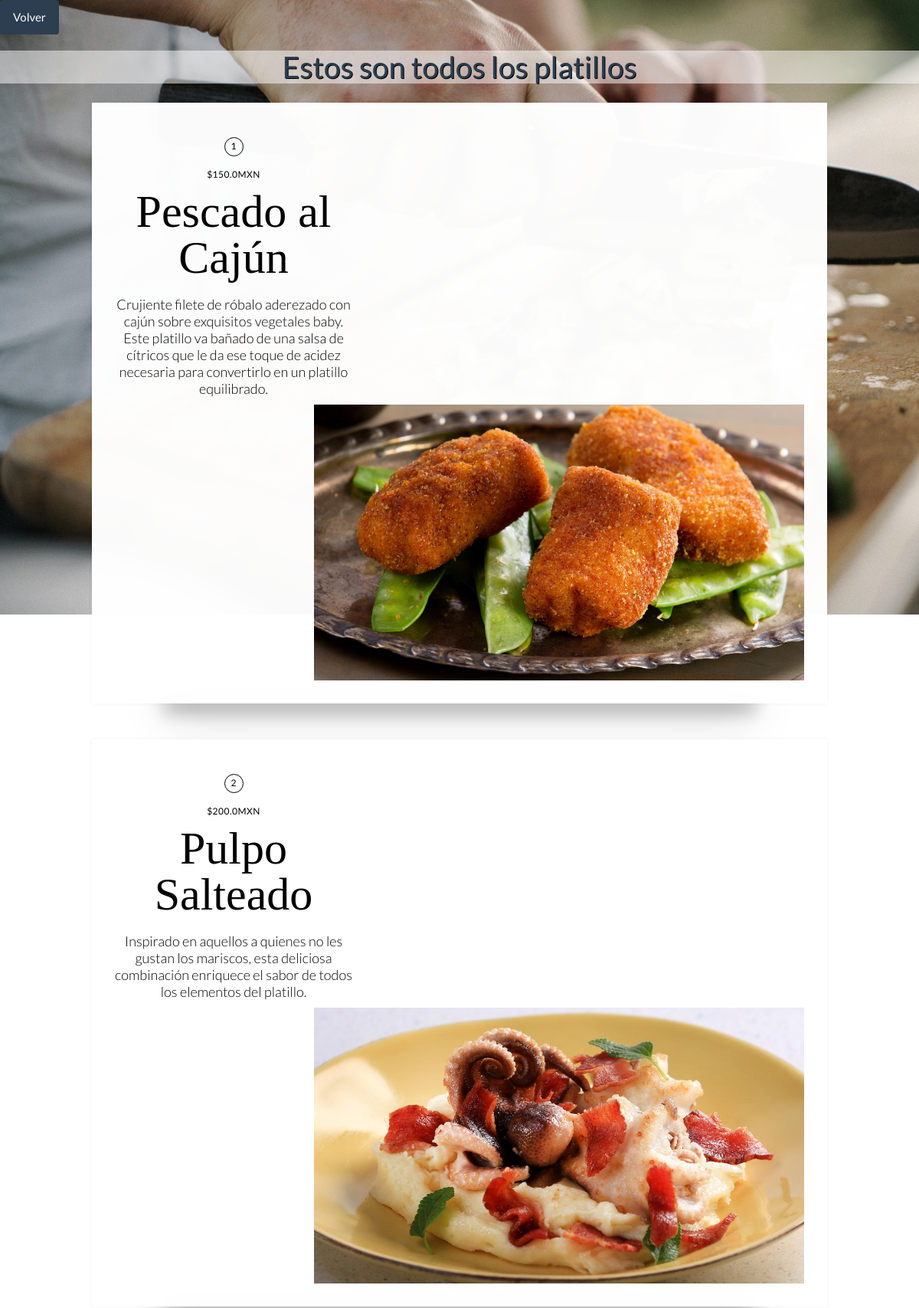
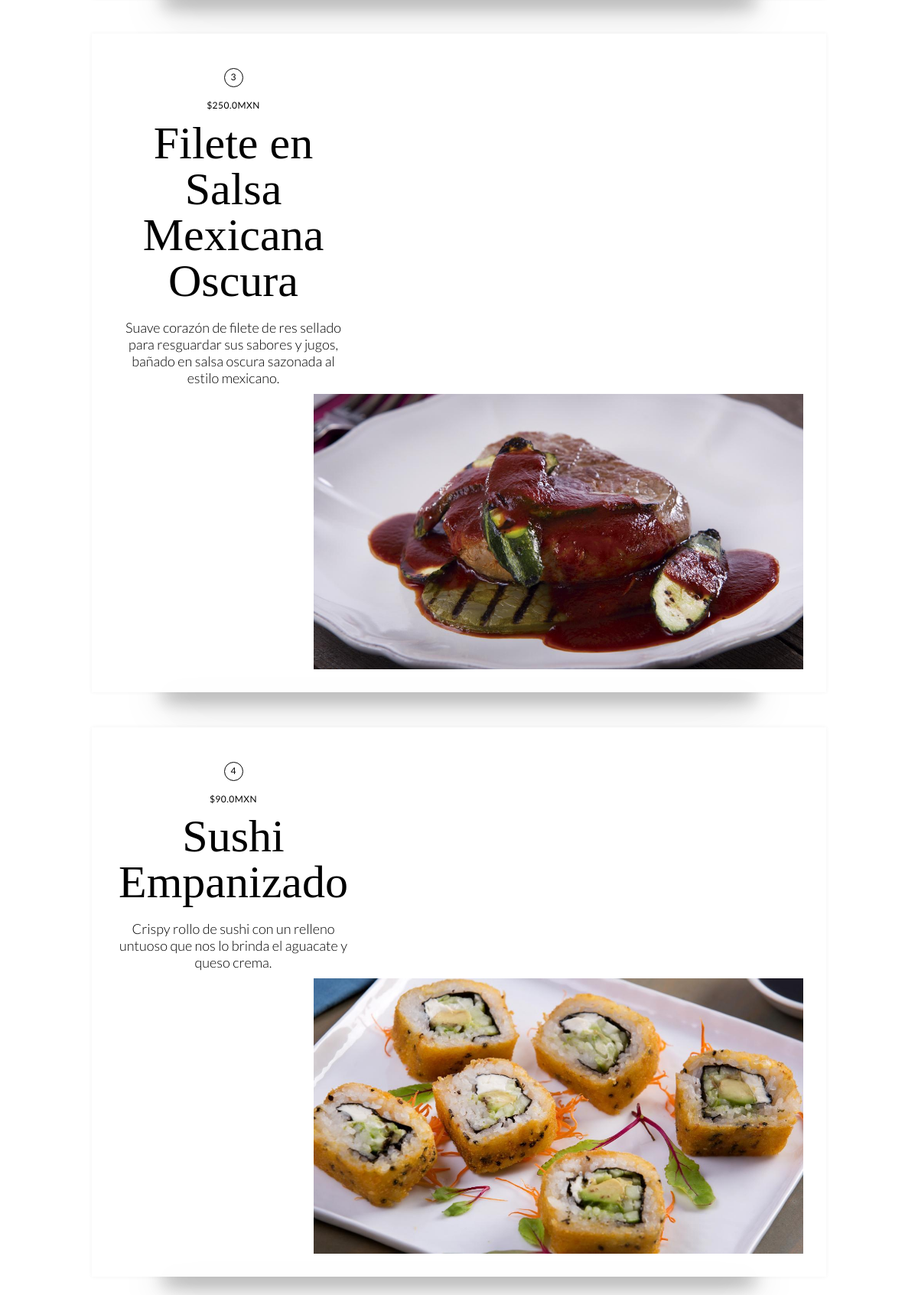
Page /platillo/ver (upper part) on the committed database (2 pictures, top to bottom).
### platillo/models.py (models this page shows, shortened)
class Platillo(models.Model):
    id = models.AutoField(primary_key=True)
    nombre = models.CharField(max_length=200, unique=True)
    descripcion = models.CharField(max_length=500, null=True)
    precio = models.FloatField(null=False, default=0)
    imagen = models.ImageField(null=True, upload_to=directorio_imagen)
    categoria = models.ForeignKey(
        'categoria.Categoria', on_delete=models.CASCADE)
    class Meta:
        db_table = 'platillo'
        verbose_name_plural = "Platillos"

### platillo/views.py (the view)
# urls.py: path('ver', views.VerPlatillos.as_view(), name="ver"),
class VerPlatillos(View):
    template = "platillo/ver_platillos.html"
    def get(self, request):
        platillos = Platillo.objects.all()
        contexto = {"platillos": platillos}
        return render(request, self.template, contexto)

### platillo/templates/platillo/ver_platillos.html (shortened to what this page needs)
{% load static %}
<link rel="stylesheet" type="text/css" href={% static 'platillo/css/ver_platillos.css'%}>
<link rel="stylesheet" href="{% static 'css/bootstrap.min.css' %}">
<div class="return-btn" style="text-align: start">
        <a class="btn btn-primary" href="../../../platillo/">Volver</a>
</div>
<h1>Estos son todos los platillos</h1>
{% for platillo_original in platillos%}
    <div id="{{platillo.id}}">
        <div class="card-container">
  <div class="card u-clearfix">
    <div class="card-body">
      <span class="card-number card-circle subtle">{{platillo_original.id}}</span>
      <span class="card-author subtle">${{platillo_original.precio}}MXN</span>
      <h2 class="card-title">{{platillo_original.nombre}}</h2>
      <span class="card-description subtle">{{platillo_original.descripcion}}</span>
    </div>
    <img src="{{platillo_original.imagen.url}}" alt="" class="card-media" height="360" width="auto"/>
  </div>
</div><br>
    </div>
{% endfor %}

### platillo/static/platillo/css/ver_platillos.css (style rules this page uses)
h1 { margin-top: 30px; background: rgba(255, 255, 255, 0.5); text-shadow: 1px 1px black; }
*, *:before, *:after { box-sizing: inherit; }
.u-clearfix:before, .u-clearfix:after { content: " "; display: table; }
.u-clearfix:after { clear: both; }
.u-clearfix { *zoom: 1; }
.subtle { color: black; }
.card-container { margin: 25px auto 0; position: relative; width: 80vw; }
.card { background-color: rgba(255, 255, 255, 0.979); padding: 30px; position: relative; box-shadow: 0 0 5px rgba(75, 75, 75, 0.07); z-index: 1; }
.card-body { display: inline-block; float: left; width: 310px; }
.card-number { margin-top: 15px; }
.card-circle { border: 1px solid black; border-radius: 50%; display: inline-block; line-height: 22px; font-size: 12px; height: 25px; text-align: center; width: 25px; }
.card-author { display: block; font-size: 12px; letter-spacing: 0.5px; margin: 15px 0 0; text-transform: uppercase; }
.card-title { font-family: "Cormorant Garamond", serif; color: black; font-size: 60px; font-weight: 300; line-height: 60px; margin: 10px 0; }
.card-description { display: inline-block; font-weight: 300; line-height: 22px; margin: 10px 0; font-size: larger; }
.card-media { float: right; }

### rows in the picture
Platillo: id "1", precio "150.0", nombre "Pescado al Cajún", descripcion "Crujiente filete de róbalo aderezado con cajún sobre exquisitos vegetales baby. Este platillo va bañado de una salsa de cítricos que le da ese toque de acidez necesaria para convertirlo en un platillo equilibrado.", imagen (picture)
Platillo: id "2", precio "200.0", nombre "Pulpo Salteado", descripcion "Inspirado en aquellos a quienes no les gustan los mariscos, esta deliciosa combinación enriquece el sabor de todos los elementos del platillo.", imagen (picture)
Platillo: id "3", precio "250.0", nombre "Filete en Salsa Mexicana Oscura", descripcion "Suave corazón de filete de res sellado para resguardar sus sabores y jugos, bañado en salsa oscura sazonada al estilo mexicano.", imagen (picture)
Platillo: id "4", precio "90.0", nombre "Sushi Empanizado", descripcion "Crispy rollo de sushi con un relleno untuoso que nos lo brinda el aguacate y queso crema.", imagen (picture)
